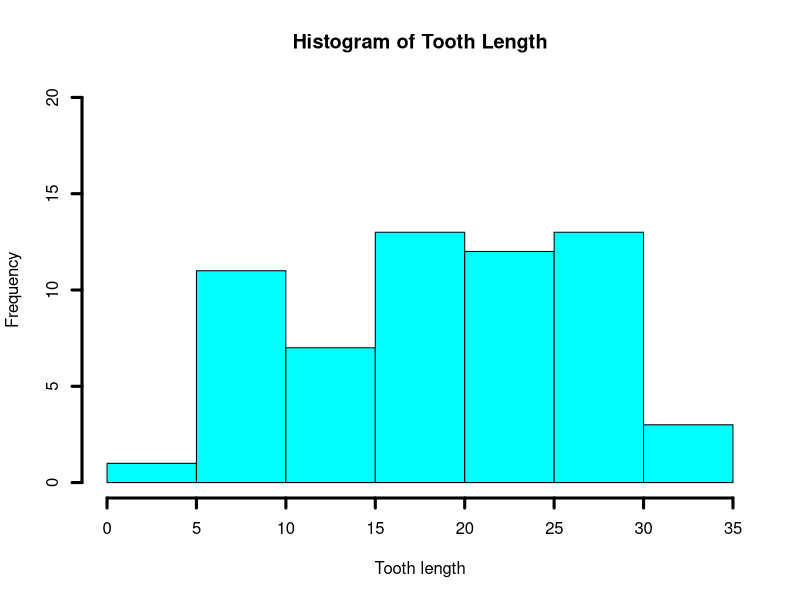
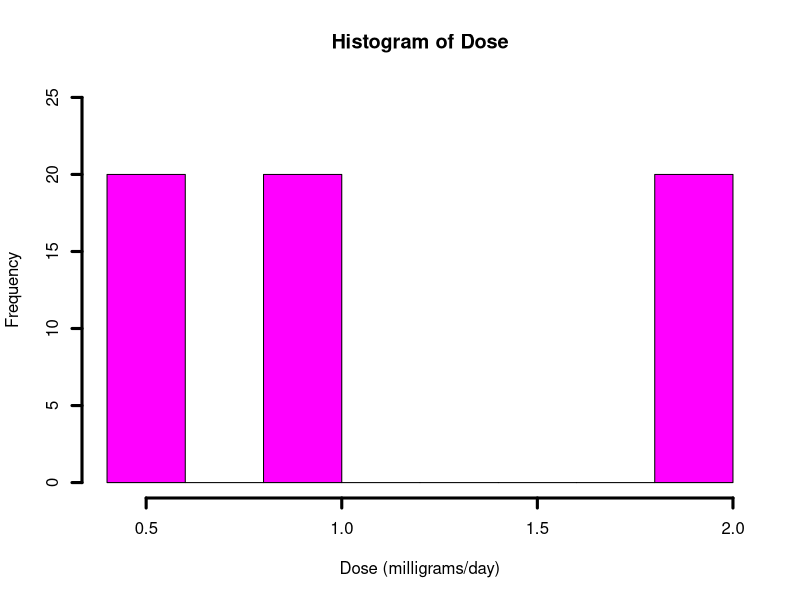
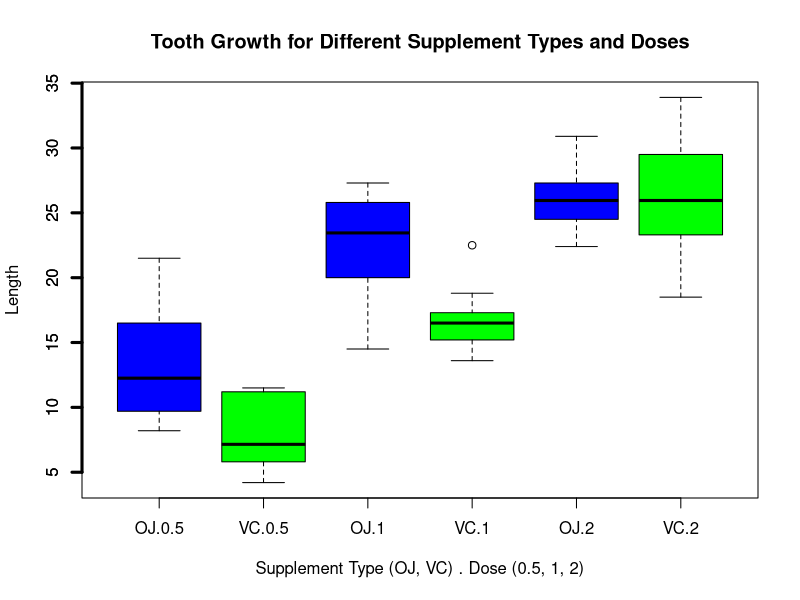

Reproduce these figures in R, in order. (Note: this script raises an error after producing the figures.)
## ---- chunk 1
knitr::opts_chunk$set(fig.width=12, fig.height=8,
                      echo=TRUE, warning=FALSE, message=FALSE)
## ---- chunk 2
# Load the tooth growth data
dataset <- ToothGrowth

# Print some basic summary of the data
print(str(dataset))

# Print some basic summary of the data
print(summary(dataset))
## ---- chunk 3
# Let's quickly look at 1-D histograms of len an dose
hist(dataset$len, 
     main = "Histogram of Tooth Length",
     xlab = "Tooth length",
     ylab = "Frequency",
     ylim = c(0,20), 
     col  = "cyan",
     lwd  = 3)

# Let's quickly look at 1-D histograms of len an dose
hist(dataset$dose, 
     main = "Histogram of Dose",
     xlab = "Dose (milligrams/day)",
     ylab = "Frequency",
     ylim = c(0,25), 
     col  = "magenta",
     lwd  = 3)
## ---- chunk 4
# Now plot length~supp
boxplot(len~supp+dose, data = dataset,
        main = "Tooth Growth for Different Supplement Types and Doses",
        xlab = "Supplement Type (OJ, VC) . Dose (0.5, 1, 2)", ylab = "Length",
        col  = c("blue","green"))
axis(side = 2, lwd = 3)
## ---- chunk 5
# Let's perform t-test
t.test(len ~ supp, paired = FALSE, var.equal = FALSE, data = dataset)
## ---- chunk 6
# First split the data into dose types:
low.mid.dose  <- subset(dataset, dose %in% c(0.5,1.0))
mid.high.dose <- subset(dataset, dose %in% c(1.0,2.0))
low.high.dose <- subset(dataset, dose %in% c(0.5,2.0))
## ---- chunk 7
# Let's perform t-test for the 0.5 and 1.0
t.test(len ~ dose, paired = FALSE, var.equal = FALSE, data = low.mid.dose)
## ---- chunk 8
# Let's perform t-test for the 1.0 and 2.0
t.test(len ~ dose, paired = FALSE, var.equal = FALSE, data = mid.high.dose)
## ---- chunk 9
# Let's perform t-test for the 0.5 and 2.0
t.test(len ~ dose, paired = FALSE, var.equal = FALSE, data = low.high.dose)
